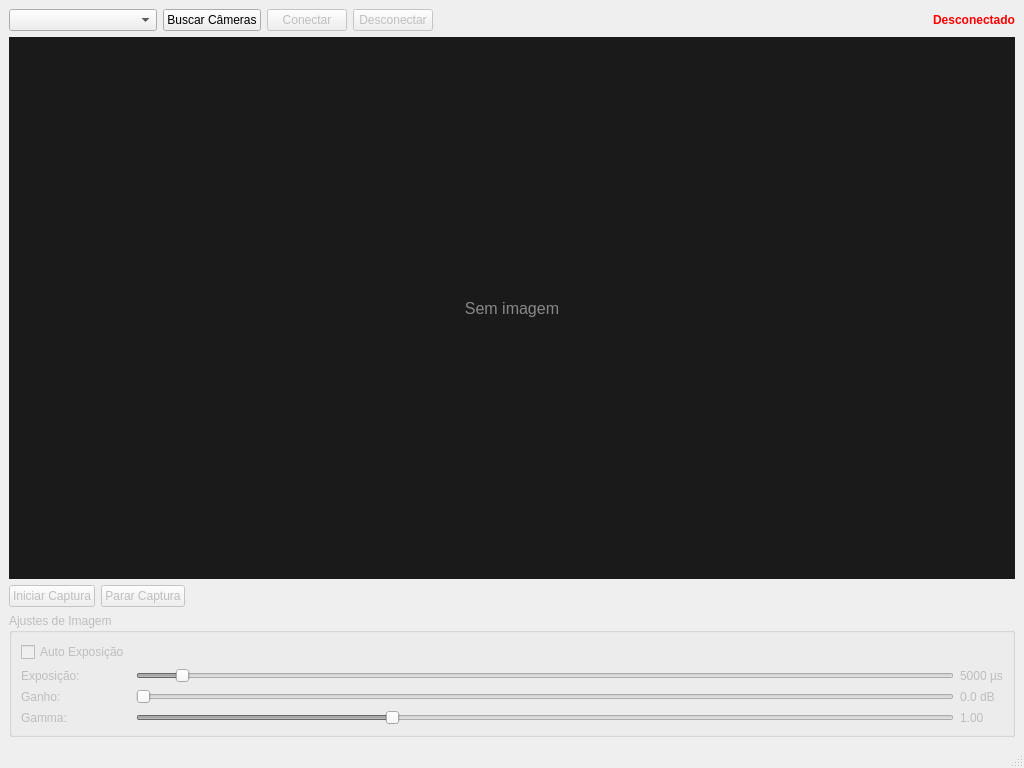
<?xml version="1.0" encoding="UTF-8"?>
<ui version="4.0">
 <class>MainWindow</class>
 <widget class="QMainWindow" name="MainWindow">
  <property name="geometry">
   <rect>
    <x>0</x>
    <y>0</y>
    <width>1024</width>
    <height>768</height>
   </rect>
  </property>
  <property name="windowTitle">
   <string>Câmera SciCam - Treinamento de Modelos</string>
  </property>
  <widget class="QWidget" name="centralwidget">
   <layout class="QVBoxLayout" name="mainLayout">
    <item>
     <layout class="QHBoxLayout" name="controlLayout">
      <item>
       <widget class="QComboBox" name="cameraCombo">
        <property name="minimumWidth">
         <number>220</number>
        </property>
        <property name="placeholderText">
         <string>Selecione a câmera...</string>
        </property>
       </widget>
      </item>
      <item>
       <widget class="QPushButton" name="btnSearch">
        <property name="text">
         <string>Buscar Câmeras</string>
        </property>
       </widget>
      </item>
      <item>
       <widget class="QPushButton" name="btnConnect">
        <property name="text">
         <string>Conectar</string>
        </property>
        <property name="enabled">
         <bool>false</bool>
        </property>
       </widget>
      </item>
      <item>
       <widget class="QPushButton" name="btnDisconnect">
        <property name="text">
         <string>Desconectar</string>
        </property>
        <property name="enabled">
         <bool>false</bool>
        </property>
       </widget>
      </item>
      <item>
       <spacer name="topSpacer">
        <property name="orientation">
         <enum>Qt::Horizontal</enum>
        </property>
        <property name="sizeHint" stdset="0">
         <size>
          <width>40</width>
          <height>20</height>
         </size>
        </property>
       </spacer>
      </item>
      <item>
       <widget class="QLabel" name="lblStatus">
        <property name="text">
         <string>Desconectado</string>
        </property>
        <property name="styleSheet">
         <string>color: red; font-weight: bold;</string>
        </property>
       </widget>
      </item>
     </layout>
    </item>
    <item>
     <widget class="QLabel" name="lblImage">
      <property name="sizePolicy">
       <sizepolicy hsizetype="Expanding" vsizetype="Expanding">
        <horstretch>0</horstretch>
        <verstretch>1</verstretch>
       </sizepolicy>
      </property>
      <property name="text">
       <string>Sem imagem</string>
      </property>
      <property name="alignment">
       <set>Qt::AlignCenter</set>
      </property>
      <property name="styleSheet">
       <string>background-color: #1a1a1a; color: #888888; font-size: 16px;</string>
      </property>
      <property name="minimumHeight">
       <number>300</number>
      </property>
     </widget>
    </item>
    <item>
     <layout class="QHBoxLayout" name="grabLayout">
      <item>
       <widget class="QPushButton" name="btnStartGrab">
        <property name="text">
         <string>Iniciar Captura</string>
        </property>
        <property name="enabled">
         <bool>false</bool>
        </property>
       </widget>
      </item>
      <item>
       <widget class="QPushButton" name="btnStopGrab">
        <property name="text">
         <string>Parar Captura</string>
        </property>
        <property name="enabled">
         <bool>false</bool>
        </property>
       </widget>
      </item>
      <item>
       <spacer name="bottomSpacer">
        <property name="orientation">
         <enum>Qt::Horizontal</enum>
        </property>
        <property name="sizeHint" stdset="0">
         <size>
          <width>40</width>
          <height>20</height>
         </size>
        </property>
       </spacer>
      </item>
      <item>
       <widget class="QLabel" name="lblFrameInfo">
        <property name="text">
         <string></string>
        </property>
       </widget>
      </item>
     </layout>
    </item>
    <item>
     <widget class="QGroupBox" name="groupBoxImage">
      <property name="title">
       <string>Ajustes de Imagem</string>
      </property>
      <property name="enabled">
       <bool>false</bool>
      </property>
      <layout class="QGridLayout" name="imageAdjLayout">
       <item row="0" column="0">
        <widget class="QCheckBox" name="chkAutoExposure">
         <property name="text">
          <string>Auto Exposição</string>
         </property>
        </widget>
       </item>
       <item row="1" column="0">
        <widget class="QLabel" name="lblExposure">
         <property name="text">
          <string>Exposição:</string>
         </property>
        </widget>
       </item>
       <item row="1" column="1">
        <widget class="QSlider" name="sliderExposure">
         <property name="orientation">
          <enum>Qt::Horizontal</enum>
         </property>
         <property name="minimum">
          <number>100</number>
         </property>
         <property name="maximum">
          <number>100000</number>
         </property>
         <property name="singleStep">
          <number>100</number>
         </property>
         <property name="pageStep">
          <number>1000</number>
         </property>
         <property name="value">
          <number>5000</number>
         </property>
        </widget>
       </item>
       <item row="1" column="2">
        <widget class="QLabel" name="lblExposureVal">
         <property name="text">
          <string>5000 µs</string>
         </property>
         <property name="minimumWidth">
          <number>80</number>
         </property>
        </widget>
       </item>
       <item row="2" column="0">
        <widget class="QLabel" name="lblGain">
         <property name="text">
          <string>Ganho:</string>
         </property>
        </widget>
       </item>
       <item row="2" column="1">
        <widget class="QSlider" name="sliderGain">
         <property name="orientation">
          <enum>Qt::Horizontal</enum>
         </property>
         <property name="minimum">
          <number>0</number>
         </property>
         <property name="maximum">
          <number>240</number>
         </property>
         <property name="singleStep">
          <number>1</number>
         </property>
         <property name="value">
          <number>0</number>
         </property>
        </widget>
       </item>
       <item row="2" column="2">
        <widget class="QLabel" name="lblGainVal">
         <property name="text">
          <string>0.0 dB</string>
         </property>
         <property name="minimumWidth">
          <number>80</number>
         </property>
        </widget>
       </item>
       <item row="3" column="0">
        <widget class="QLabel" name="lblGamma">
         <property name="text">
          <string>Gamma:</string>
         </property>
        </widget>
       </item>
       <item row="3" column="1">
        <widget class="QSlider" name="sliderGamma">
         <property name="orientation">
          <enum>Qt::Horizontal</enum>
         </property>
         <property name="minimum">
          <number>10</number>
         </property>
         <property name="maximum">
          <number>300</number>
         </property>
         <property name="singleStep">
          <number>1</number>
         </property>
         <property name="value">
          <number>100</number>
         </property>
        </widget>
       </item>
       <item row="3" column="2">
        <widget class="QLabel" name="lblGammaVal">
         <property name="text">
          <string>1.00</string>
         </property>
         <property name="minimumWidth">
          <number>80</number>
         </property>
        </widget>
       </item>
      </layout>
     </widget>
    </item>
   </layout>
  </widget>
  <widget class="QStatusBar" name="statusbar"/>
 </widget>
 <resources/>
 <connections/>
</ui>
